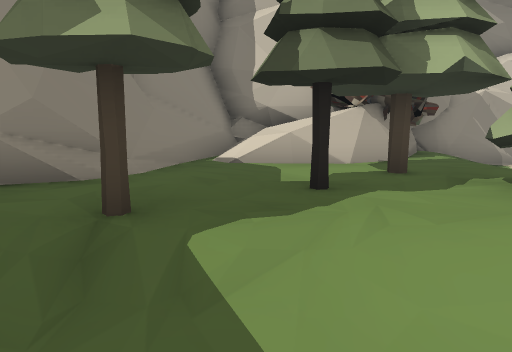
View 1 (above)

19 first-person views from a walk through a scene from a Unity 3-D project. The camera is 1.2 m above the floor, tilts 8° down and sees 70° across. The floor is counted in squares, 1 m on a side. Each view is taken from the middle of a square. On the plan, view 1 faces up. The plan holds only what a view shows up to about 15 squares ahead; the rest is blank. The place goes on beyond the plan.

View 2
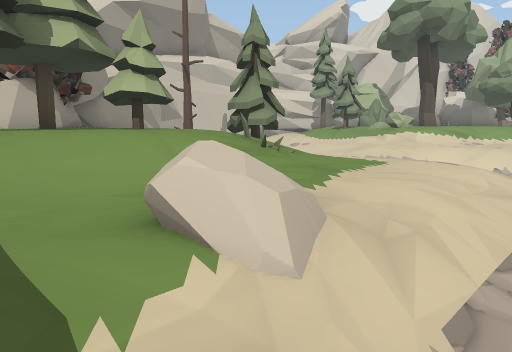

View 3
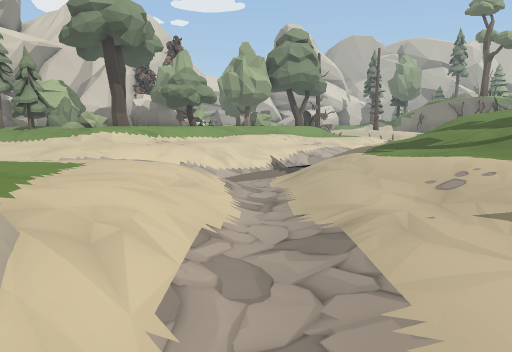

View 4
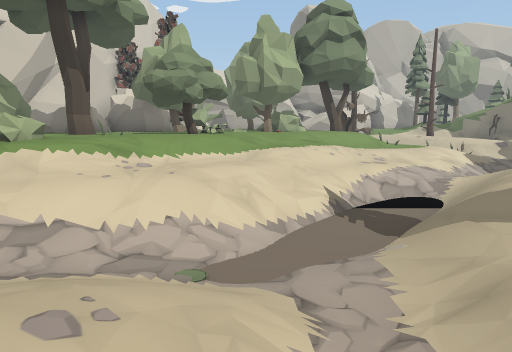

View 5
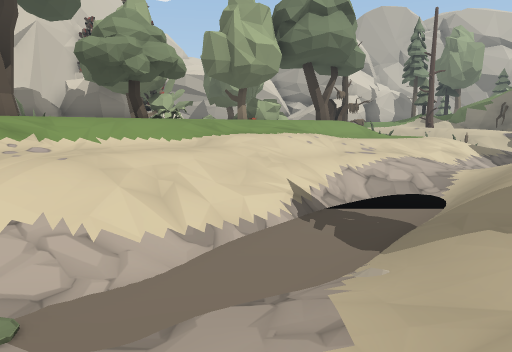

View 6
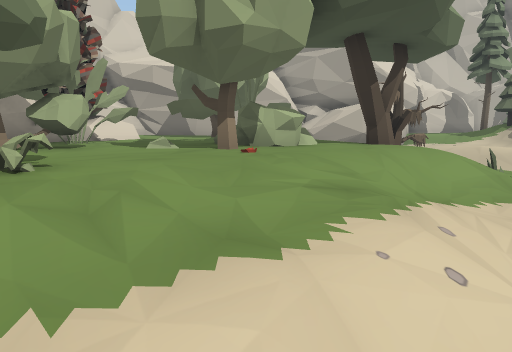

View 7
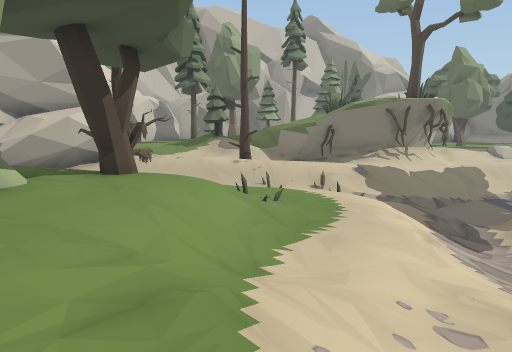

View 8
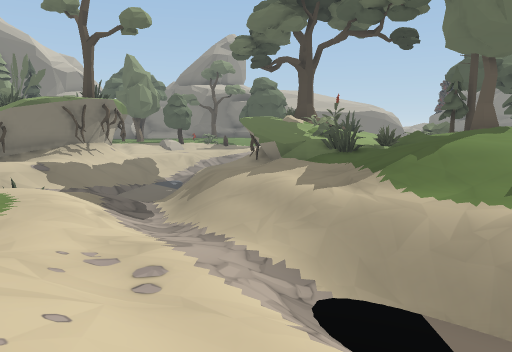

View 9
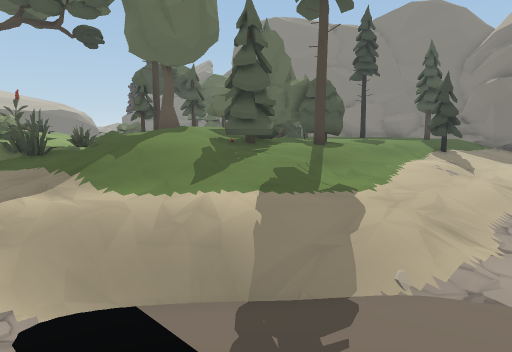

View 10
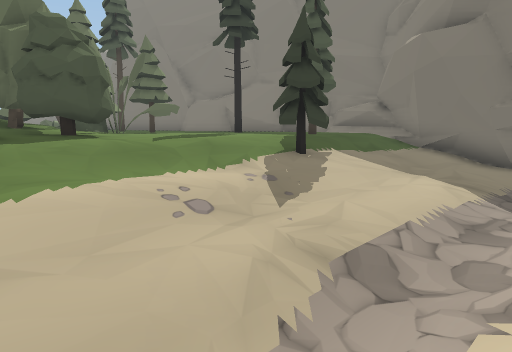

View 11
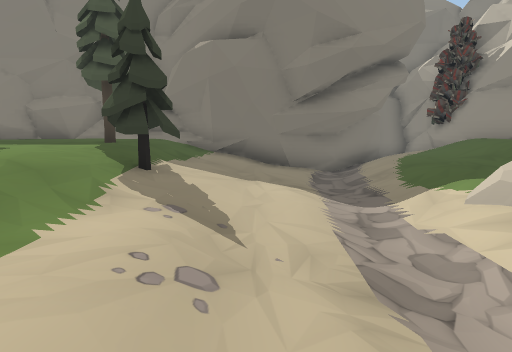

View 12
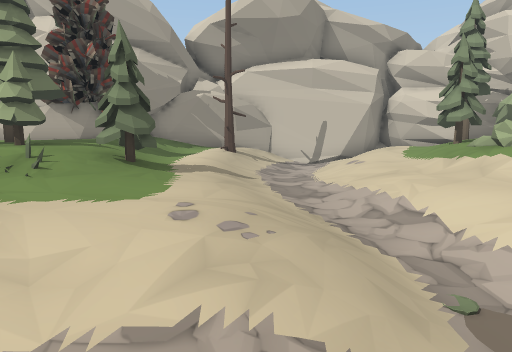

View 13
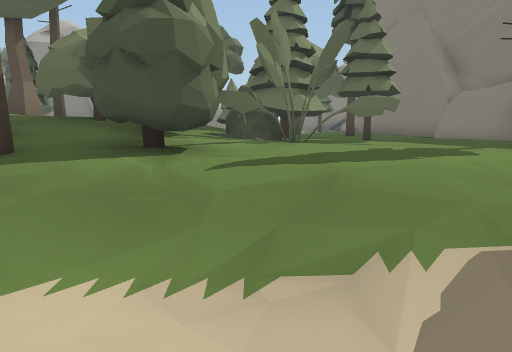

View 14
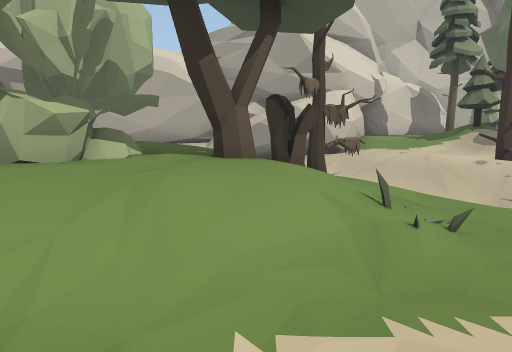

View 15
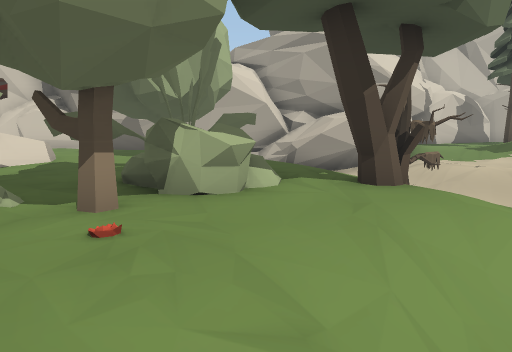

View 16
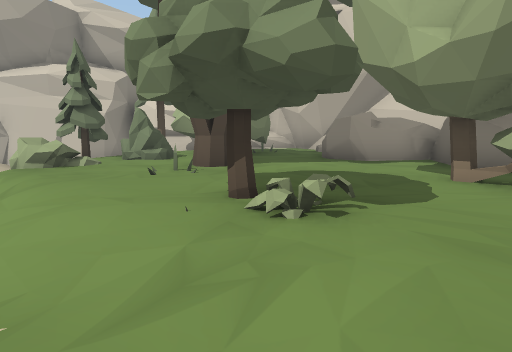

View 17
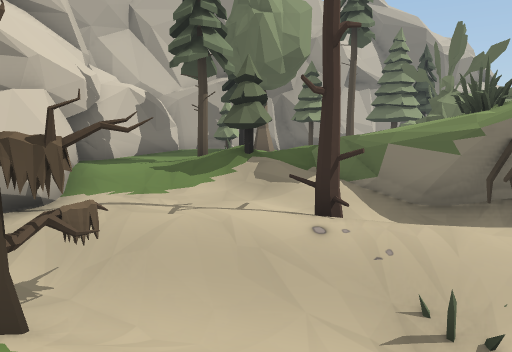

View 18
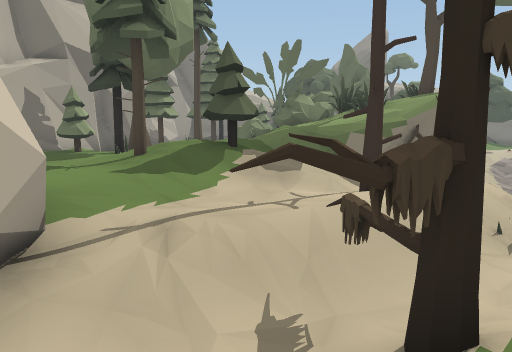

View 19
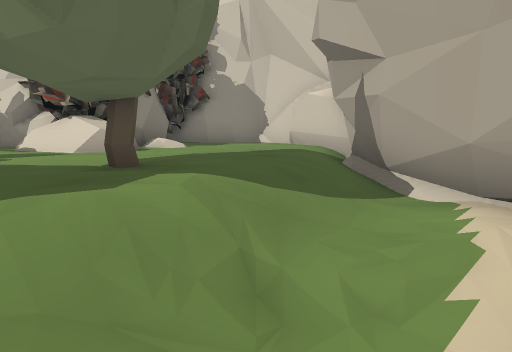

### Floor plan
Key: @ floor where view 1 was taken; # wall or solid block; x gap in a wall; . main floor; : floor 0.25 m higher than the main floor; - floor 0.25 m lower than the main floor; + floor 0.5 m higher than the main floor; _ floor 0.5 m lower than the main floor; * floor 0.75 m higher than the main floor; < floor 0.75 m lower than the main floor; % floor 1 m higher than the main floor; ( floor 1 m lower than the main floor; ! floor 1.25 m lower than the main floor; & floor 1.5 m higher than the main floor; ? floor 1.5 m lower than the main floor; $ floor 1.75 m higher than the main floor; / step, stairs or slope; = window, fence, low wall or low ledge; ~ liquid the walk can cross; ^ raised ledge; v drop or lower ground; O other object.
Columns run from 8 left of view 1 to 34 right of it. Each row starts with its distance up from view 1.
 10        ##    ###//((  ######
  9       #### O##_//((/ --OO#####
  8       #=+ OOO/_O/((/--OOO O.####
  7       #=  OO./_//(//_/O.O O..= =
  6       ###OOO./_/((/__OOOOOO.===#  #####
  5      ##..OOO./__(((__/ ..O..==##  ###.##
  4  #####=.OOOO.OO_/(/__OO..OO..O### ##..##
  3 ###/..OOOO.O.OO_/(//_/......OOO##OO ...#
  2  _/////O///.O/__/(//_//..OOOOOOO OO....#
  1 #/________//____</!//__//  OOOOOO..O...#
  0 ##/#____@/O_____//O///__/ OO.O.O..O  ./#
 -1  ###//////////////?~///__-/.. OOO.OOO./##
 -2    ##!!((((!!!!!!??~~////--/OO OOOOOO/_##
 -3    ##//((((/////////~~//</-//  O..O./__/#
 -4     #<<<<<<<<////////~~//</_/..O../ -_==##
 -5     #____O__________//~~/(/_//.O/O   /#**#
 -6    ##///OO/---_______//////__////O/OO(#%
 -7   ##..OO....//////.//_//(!//__O__/OO//#&#
 -8   #=.OO.....O.O....///////!//___ //O/-###
 -9   ##........OO O  /++//_//?//<  (//---//##
-10   ##^......O OOO /*///-///////OOO/O-//...##
-11    ##.O....OO OO/* +..O/_//?!!(/-/O/OO ...#
-12    ###..OOOO  O +++/O/:/__/~?/(//# /O/OO..#
-13     ##..OOOO    OO///OO+v</~~////%%*/:::...
-14     ##=.  OO    OO  /O/*/</~~//$/O/*   OO .
-15     ##....   O      / //%//~~/$  O//   O.OO
-16      #..O. OOOO     + O%  /?//OO   /      .
-17      ##..#OOO       OxO    //</   OOO  OO .
-18       # ## O OO            /<<   OOOOOO O #

Where each view was taken, in squares from view 1:
view 1: 0 up, 0 right, facing up
view 2: 2 down, 0 right, facing up-right
view 3: 2 down, 0 right, facing right
view 4: 1 down, 6 right, facing right
view 5: 2 down, 8 right, facing right
view 6: 2 down, 15 right, facing right
view 7: 2 down, 17 right, facing down-right
view 8: 1 down, 16 right, facing down
view 9: 1 down, 16 right, facing down-left
view 10: 1 down, 7 right, facing down-left
view 11: 4 down, 7 right, facing left
view 12: 4 down, 8 right, facing up
view 13: 4 down, 3 right, facing down
view 14: 5 down, 18 right, facing right
view 15: 3 down, 18 right, facing right
view 16: 3 down, 18 right, facing up
view 17: 6 down, 23 right, facing down-right
view 18: 4 down, 28 right, facing down
view 19: 5 down, 29 right, facing up
